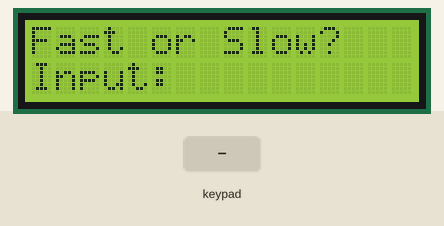
Simulated run of this sketch. Board: Arduino Uno, built with avr-gcc and run on an emulated ATmega328P. Shown: 16×2 character LCD. The test bench sets the inputs (shaded band).

Above: at 1.2 s.
1.3 s: key 'A' pressed
At 2.4 s:
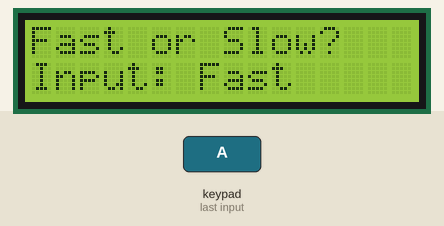
At 3.2 s:
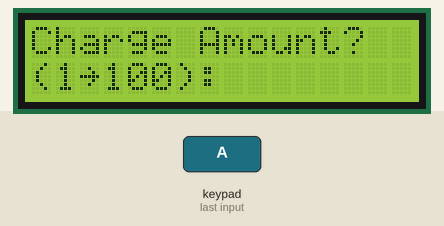
4.3 s: keypad keys 6 7 8 9 # pressed 0.4 s apart
At 6.6 s:
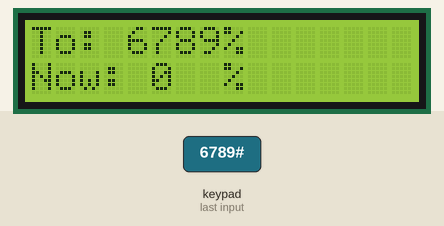
Timing chart, 0 to 8.1 s (numbered marks = the images above; inputs shaded):
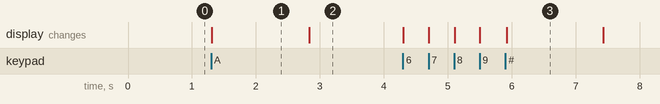

The sketch:

EV_system_2_backspace_included.ino
```cpp
// EV Charging System Arduino Code
#include <Keypad.h>
#include <Wire.h>
#include <LiquidCrystal_I2C.h>


LiquidCrystal_I2C lcd(0x27,16,2);
const byte ROWS = 4;    // 행(rows) 개수
const byte COLS = 4;    // 열(columns) 개수
char keys[ROWS][COLS] = {
  {'1','2','3','A'},
  {'4','5','6','B'},
  {'7','8','9','C'},
  {'*','0','#','D'}
};

byte rowPins[ROWS] = {6, 7, 8, 9};   // R1, R2, R3, R4 단자가 연결된 아두이노 핀 번호
byte colPins[COLS] = {5, 4, 3, 2};   // C1, C2, C3, C4 단자가 연결된 아두이노 핀 번호
Keypad mykeypad = Keypad(makeKeymap(keys), rowPins, colPins, 4, 4);

void setup() {
  // put your setup code here, to run once:
  lcd.init();
  lcd.backlight();
}

void loop() {
  // 변수 선언
  char charge_amount_input[4];            // 충전량 char 배열
  int charge_amount = 0;                  // 충전량 int형
  int charge_amount_input_index = 0;      // 충전량 char 배열 인덱스
  int charge_complete = 0;                // 충전 완료 변수
  int charge_amount_input_complete = 0;   // 충전량 입력 끝 (while 반복문용)
  int charge_increase = 0;                // 충전량 증가량
  int charge_now = 0;                     // 충전량 - 현재
  int fast_or_slow = 0;                   // fast = 1, slow = 0
  int fast_or_slow_input_complete = 0;    // 급속완속 입력 끝 (while 반복문용), A = Fast, B = slow
  int i=0;                                // for문용 변수


  // 급속완속 충전 선택
  lcd.clear();
  lcd.setCursor(0,0);
  lcd.print("Fast or Slow?");
  lcd.setCursor(0,1);
  lcd.print("Input: ");
  while(fast_or_slow_input_complete != 1)
  {
    char key2 = mykeypad.getKey();
    if( (key2 != NO_KEY) && (key2 == 'A' || key2 == 'B') )
    {
      switch(key2)
      {
        case 'A':
          fast_or_slow = 1;
          lcd.print("Fast");
          delay(1500);
          fast_or_slow_input_complete = 1;
          break;
         case 'B':
          fast_or_slow = 0;
          lcd.print("Slow");
          delay(1500);
          fast_or_slow_input_complete = 1;
          break;
      }

    }
  }

  // 충전량 입력
  lcd.clear();
  lcd.setCursor(0,0);
  lcd.print("Charge Amount?");
  lcd.setCursor(0,1);
  lcd.print("(1~100): ");   // 9글자 (0~8)

  while(charge_amount_input_complete != 1)
  {
    char key = mykeypad.getKey();
    if((key != NO_KEY) && ( (key >= '0' && key <= '9') ||  (key == '*' || key == '#') ) )
    {
      if(key == '#')  // #키 : 입력 완료
      {
         charge_amount = atoi(charge_amount_input);
         charge_amount_input_complete == 1;
         break;
      }
      else if(key == '*')   // *키 : 초기화 (다시 입력)
      {
        for(i=0; i<3; i++)                // 화면 지우기
        {
          lcd.setCursor(9+i,1);
          lcd.print(" ");
        }
        for(i=0; i<4; i++)
        {
          charge_amount_input[i] = '\0';  // NULL문자로 배열 초기화
        }
        charge_amount_input_index = 0;    // 인덱스 초기화
        lcd.setCursor(9,1);
        continue;
      }
      else
      {
        charge_amount_input[charge_amount_input_index] = key;
        charge_amount_input_index++;
        lcd.leftToRight();
        lcd.print(key);
      }
    }
  }

  // 급속/완속과 충전량 설정에 따른 변수 설정
  if(fast_or_slow == 1)
  {
    charge_increase = 10;
  }
  else
  {
    charge_increase = 3;
  }


  // 충전 시작
  lcd.clear();
  lcd.setCursor(0,0);
  lcd.print("To: ");  // 4글자
  lcd.print(charge_amount);
  lcd.print("%");
  lcd.setCursor(0,1);
  lcd.print("Now: "); // 5글자
  lcd.setCursor(8,1);
  lcd.print("%");
  while(charge_complete != 1)
  {
    if( (charge_now >= charge_amount) )
    {
      charge_complete = 1;
      break;
    }
    lcd.setCursor(5,1);
    lcd.print(charge_now);
    delay(1500);
    charge_now = charge_now + charge_increase;
  }


  // 충전 완료
  lcd.clear();
  lcd.setCursor(0,0);
  lcd.print("Charge OK!");
  lcd.setCursor(0,1);
  lcd.print("Please Unplug");
  delay(2500);


}
```

Measured:
- after the input at 1.3 s, the display: changes at once (image 1)
- after the input at 4.3 s, the display: first changes at once (image 3 shows a later state)
- what the display in image 1 shows lasts 1.5 s, from 1.3 s to 2.8 s
